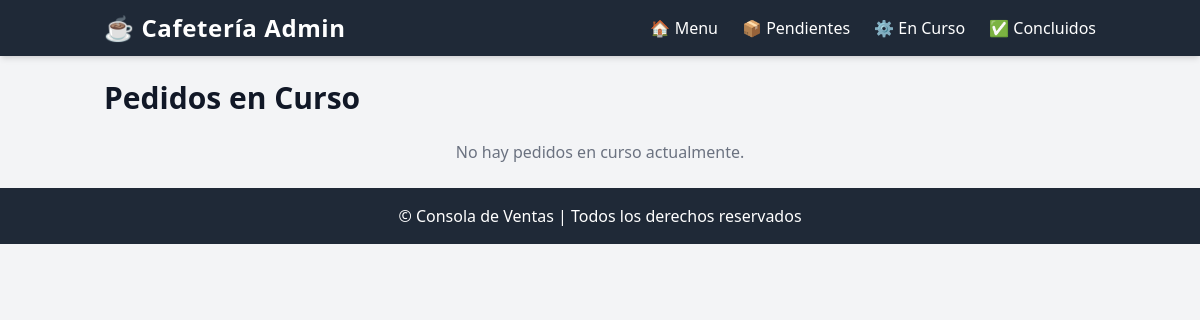
Before: /pedidos/en_curso with the older database file.
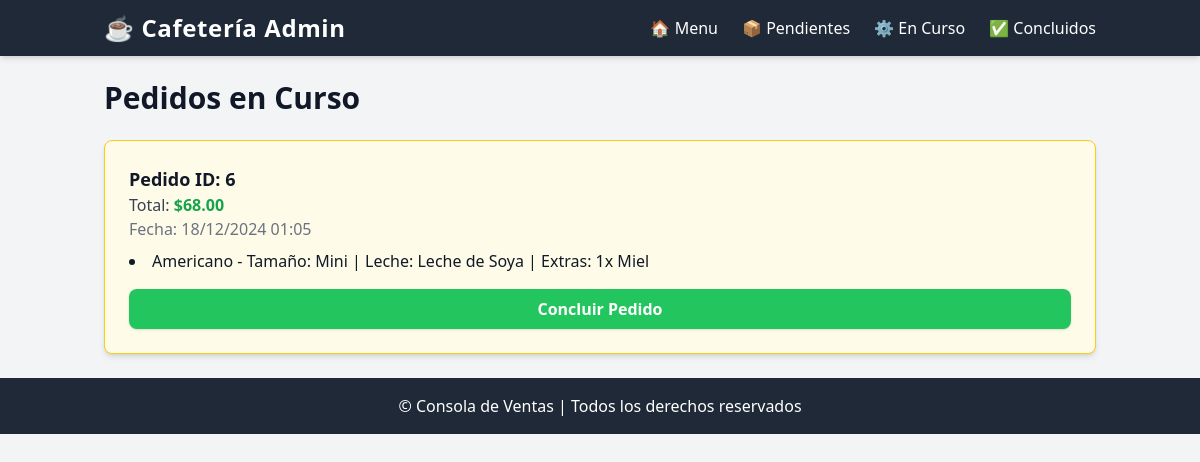
After: the same page with the newer database file.
### app/models.py (models this page shows, shortened)
class Pedido(db.Model):
    __tablename__ = 'pedidos'
    id = db.Column(db.Integer, primary_key=True)
    productos_str = db.Column(db.Text, nullable=True)
    total = db.Column(db.Numeric(10, 2), default=Decimal('0.00'))
    estado = db.Column(db.String(20), default='pendiente')  # Asegúrate de que el valor por defecto sea 'pendiente'
    created_at = db.Column(db.DateTime, default=datetime.utcnow)
    updated_at = db.Column(db.DateTime, default=datetime.utcnow, onupdate=datetime.utcnow)
    @property
    def productos(self):
        if self.productos_str:
            return json.loads(self.productos_str)
        return []

### app/views.py (the view, shortened to what this page needs)
    @app.route('/pedidos/en_curso', methods=['GET', 'POST'])
    def pedidos_en_curso():
        pedidos = Pedido.query.filter_by(estado='en curso').all()
        form = SurtirPedidoForm()
        return render_template('pedidos/surtir/en_curso.html', pedidos=pedidos, form=form)

### app/templates/pedidos/surtir/en_curso.html (shortened to what this page needs)
{% extends "pedidos/surtir/base.html" %}
{% block content %}
<h1 class="text-3xl font-bold mb-6">Pedidos en Curso</h1>
<div class="space-y-6">
    {% for pedido in pedidos %}
    <div class="bg-yellow-50 p-6 rounded-lg shadow-md border border-yellow-400">
        <h2 class="text-lg font-semibold">Pedido ID: {{ pedido.id }}</h2>
        <p class="text-gray-700">Total: <span class="text-green-600 font-bold">${{ pedido.total }}</span></p>
        <p class="text-gray-500">Fecha: {{ pedido.created_at.strftime('%d/%m/%Y %H:%M') }}</p>
        <ul class="mt-2 list-disc list-inside">
            {% for producto in pedido.productos %}
                <li>{{ producto['nombre_producto'] }} - Tamaño: {{ producto['tamano_nombre'] }} | Leche: {{ producto['leche_nombre'] }} | Extras: {{ producto['extras'] | join(', ') }}</li>
            {% endfor %}
        </ul>
        <form method="POST" action="{{ url_for('concluir_pedido', pedido_id=pedido.id) }}">
            <button type="submit"
                    class="w-full bg-green-500 hover:bg-green-600 text-white py-2 px-4 rounded-lg shadow font-semibold mt-4">
                Concluir Pedido
            </button>
        </form>
    </div>
    {% else %}
    <p class="text-gray-500 text-center">No hay pedidos en curso actualmente.</p>
    {% endfor %}
</div>
{% endblock %}

### app/templates/pedidos/surtir/base.html (shortened to what this page needs)
<!DOCTYPE html>
<html lang="es">
<head>
    <link rel="stylesheet" href="{{ url_for('static', filename='css/output.css') }}">
</head>
<body class="bg-gray-100 text-gray-900">
    <header class="bg-gray-800 text-white shadow-md">
        <div class="container mx-auto px-4 py-3 flex justify-between items-center">
            <div class="text-2xl font-bold tracking-wide">
                <a href="{{ url_for('profile') }}">☕ Cafetería Admin</a>
            </div>
            <nav>
                <ul class="flex space-x-6">
                    <li><a href="{{ url_for('listar_productos') }}">🏠 Menu</a></li>
                    <li><a href="{{ url_for('surtir_pedidos') }}">📦 Pendientes</a></li>
                    <li><a href="{{ url_for('pedidos_en_curso') }}">⚙️ En Curso</a></li>
                    <li><a href="{{ url_for('pedidos_concluidos') }}">✅ Concluidos</a></li>
                </ul>
                        </nav>
        </div>
    </header>
    <main class="container mx-auto px-4 py-6">
        {% block content %}{% endblock %}
    </main>
    <footer class="bg-gray-800 text-white text-center py-4">
        <p>&copy; {{ current_year }} Consola de Ventas | Todos los derechos reservados</p>
    </footer>
</body>
</html>

Changed rows visible on the page:
added Pedido: id "6", total "68.00", created_at "18/12/2024 01:05", nombre_producto "Americano", tamano_nombre "Mini", leche_nombre "Leche de Soya", extras "1x Miel"
Other visible differences:
text no longer shown: "No hay pedidos en curso actualmente."
